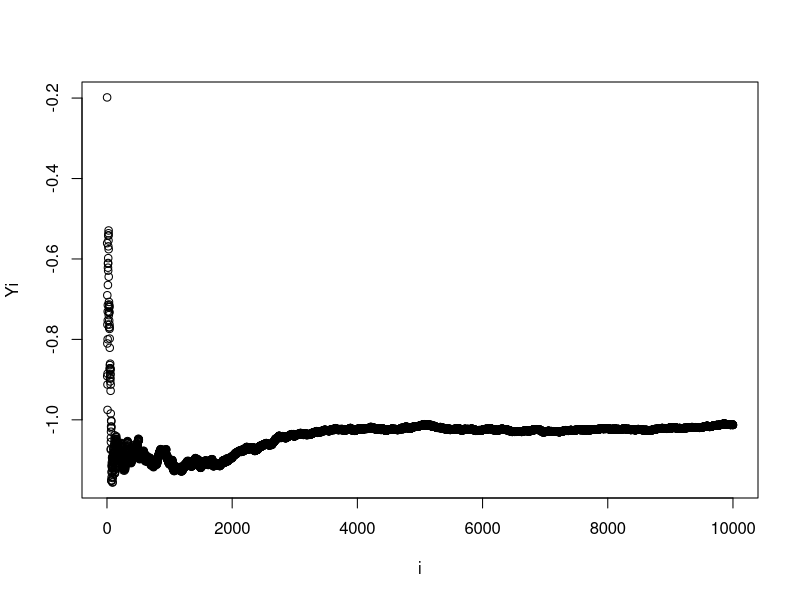
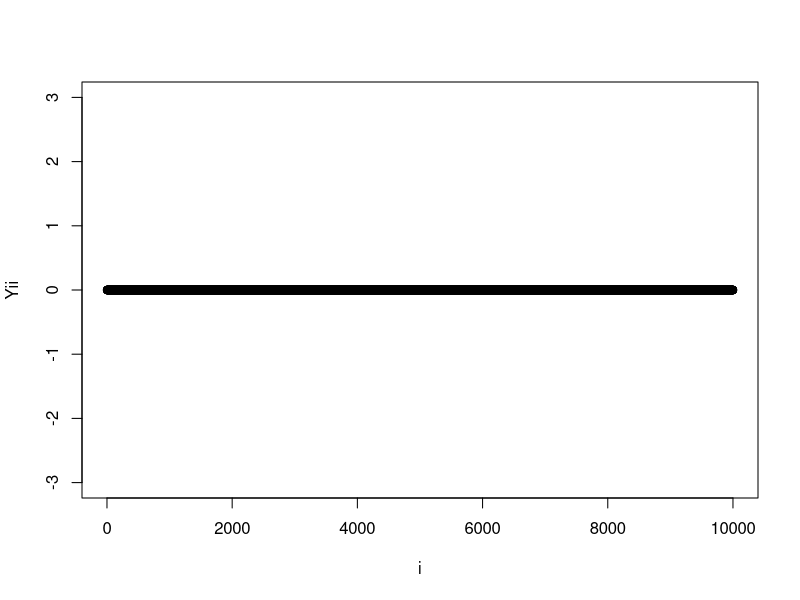
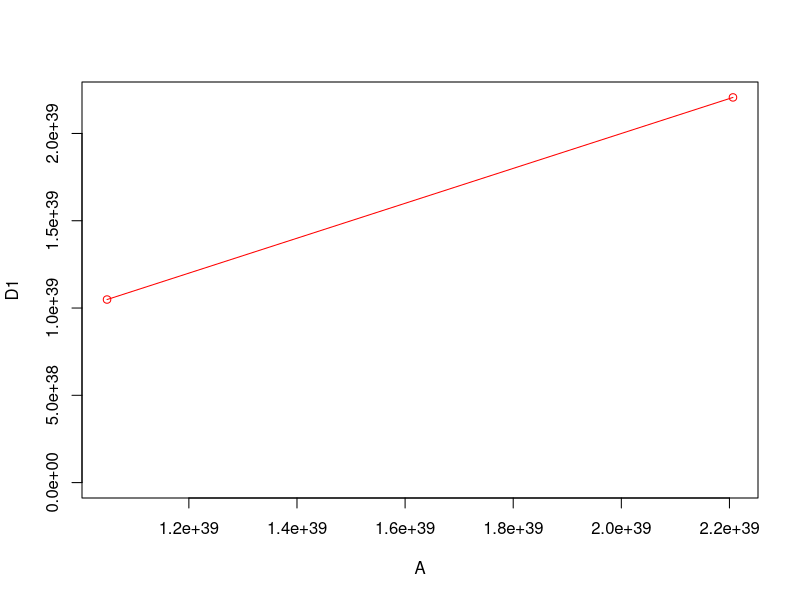
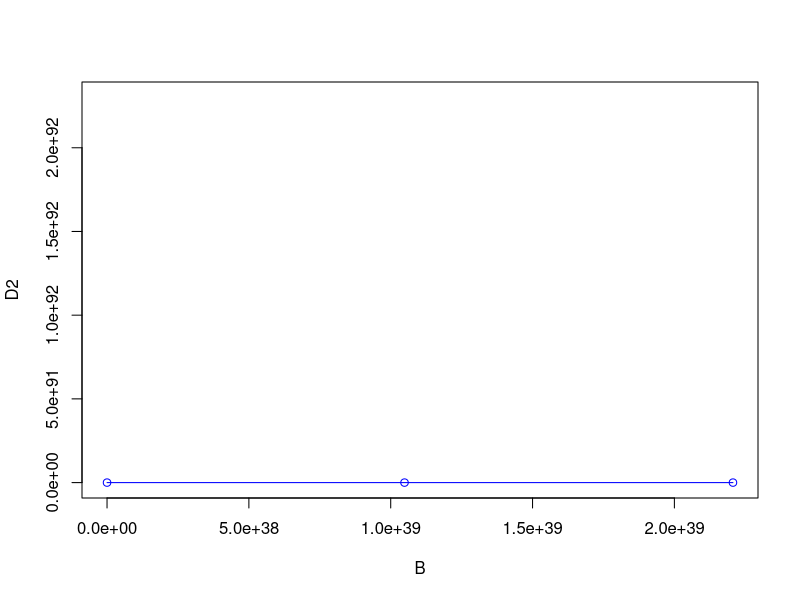
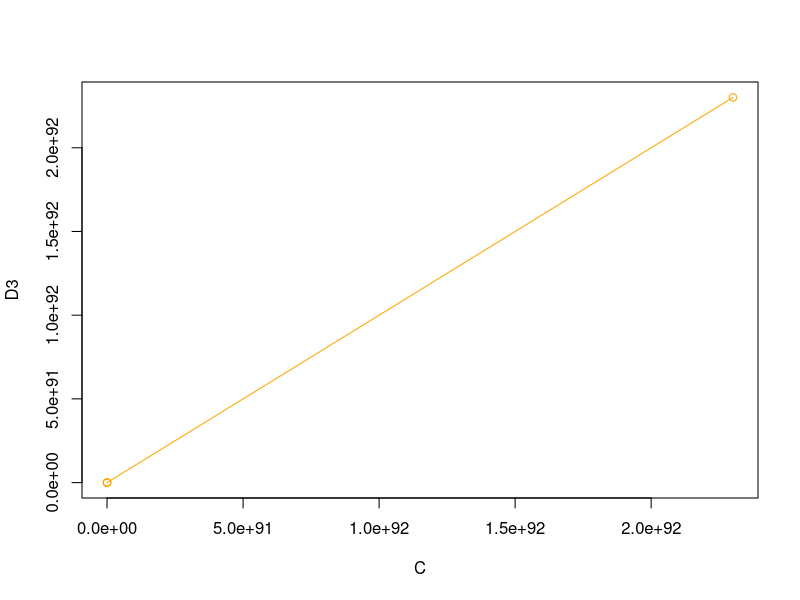

Write R code to recreate these figures, in order.
## ---- chunk 1
knitr::opts_chunk$set(echo = TRUE, comment = NA)
## ---- chunk 2

# ------------------------------------------------------------------------------
# A1
# ------------------------------------------------------------------------------

## ---- chunk 3
x1 = 1/3 
x2 = 1/4
if ( x1-x2 == 1/12) {
print ("Subtsraction is correct")
}else {
print ( " Substraction is wrong" )
}
## ---- chunk 4
x1 = 1
x2 = 1/2
if ( x1-x2 == 1/2) {
  print ("Subtsraction is correct")
}else {
  print ( " Substraction is wrong" )
}
## ---- chunk 5
x1 = 1/3 
x2 = 1/4
if (isTRUE(all.equal((x1 - x2),1/12))) {
  print ("Subtsraction is correct")
}else {
  print ( " Substraction is wrong" )
}

## ---- chunk 6

# ------------------------------------------------------------------------------
# A2
# ------------------------------------------------------------------------------

## ---- chunk 7
f = function(x){x}

derivative_func = function(f=f,x){
  e = 10^-15
  f1 = (f(x + e) - f(x)) / e
  return(f1)
}
## ---- chunk 8
x1 = derivative_func(f,1)
x1
## ---- chunk 9
x100000 = derivative_func(f,100000)
x100000
## ---- chunk 10

# ------------------------------------------------------------------------------
# A3
# ------------------------------------------------------------------------------

## ---- chunk 11
myvar = function(x){
  n = length(x)
  x2 = 0
  x1 = 0
  for(i in 1:n){
    x2 = x2 + x2^2
    x1 = x1 + x1
  }
  var = 1/(1-n) * (x2 - (1/n) * x1^2)
  return(var)
}
## ---- chunk 12
x = rnorm(10000, mean = 10^8, sd = 1)
## ---- chunk 13
n = length(x)
i = 1:10000
Yi = 0
for( j in 1:n){
  Yi[j] = myvar(x[1:j]) - var(x[1:j])
}
plot(x = i , y = Yi)

## ---- chunk 14
better_var = function(x){
  len = length(x)
  x_bar = rep(mean(x),len)
  v = (sum((x - x_bar)^2 ))/ (len-1)
  return(v)
}

n = length(x)
i = 1:10000
Yii = 0
j=0
for( j in 1:n){
  Yii[j] = better_var(x[1:j]) - var(x[1:j])
}

plot(x = i, y = Yii, ylim = c(-3,3))

## ---- chunk 15

# ------------------------------------------------------------------------------
# A14
# ------------------------------------------------------------------------------

## ---- chunk 16
n = 8
k = 14
prod(1:n)/(prod(1:k)*prod(1:(n-k)))      # A expression
prod((k+1):n)/prod(1:(n-k))              # B expression
prod(((k+1):n)/(1:(n-k)))                # C expression
choose(n,k)
## ---- chunk 17
n = 8
k = 8
prod(1:n)/(prod(1:k)*prod(1:(n-k)))      # A expression
prod((k+1):n)/prod(1:(n-k))              # B expression
prod(((k+1):n)/(1:(n-k)))                # C expression
choose(n,k)
## ---- chunk 18
n = 10
k = -12
prod(1:n)/(prod(1:k)*prod(1:(n-k)))      # A expression
prod((k+1):n)/prod(1:(n-k))              # B expression
prod(((k+1):n)/(1:(n-k)))                # C expression
choose(n,k)
## ---- chunk 19
n = c(148, 148, 200, 320, 1500)
k = c(101, 100, 179, 191, 990)
i = 0
for(i in 1:5){
A = prod(1:n[i])/(prod(1:k[i])*prod(1:(n[i]-k[i])))
B = prod((k[i]+1):n[i])/prod(1:(n[i]-k[i]))
C = prod(((k[i]+1):n[i])/(1:(n[i]-k[i])))
D = choose(n[i], k[i])
print(A)
print(B)
print(C)
print(D)
}
## ---- chunk 20
A = c(1.048632e+39, 2.206498e+39, NaN)                        
B = c(1.048632e+39, 2.206498e+39, 1.383075e+28, NaN)                                                                    
C = c(1.048632e+39, 2.206498e+39, 1.383075e+28, 2.300721e+92, Inf)
D1 = c(1.048632e+39, 2.206498e+39, 1.383075e+28)
D2 = c(1.048632e+39, 2.206498e+39, 1.383075e+28, 2.300721e+92) 
D3 = c(1.048632e+39, 2.206498e+39, 1.383075e+28, 2.300721e+92, Inf)
plot(A, D1, type = "o", col = "red")
plot(B, D2, type = "o", col = "blue")
plot(C, D3, type = "o", col = "orange")
## ---- chunk 21
n = 199
k = 197
prod(1:n)/(prod(1:k)*prod(1:(n-k)))      # A expression
prod((k+1):n)/prod(1:(n-k))              # B expression
prod(((k+1):n)/(1:(n-k)))                # C expression
choose(n,k)
## ---- chunk 22
n = 199
k = 19
prod(1:n)/(prod(1:k)*prod(1:(n-k)))      # A expression
prod((k+1):n)/prod(1:(n-k))              # B expression
prod(((k+1):n)/(1:(n-k)))                # C expression
choose(n,k)
## ---- chunk 23
n = 10037
k = 997
prod(1:n)/(prod(1:k)*prod(1:(n-k)))      # A expression
prod((k+1):n)/prod(1:(n-k))              # B expression
prod(((k+1):n)/(1:(n-k)))                # C expression
choose(n,k)
